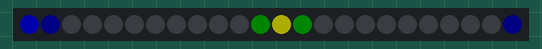
Simulated run of this sketch. Board: Arduino Uno, built with avr-gcc and run on an emulated ATmega328P. Parts: 24 RGB LEDs in strip order, left to right. Dim RGB values are drawn brighter than linear.

Above: at 0.21 s.
At 5.08 s:
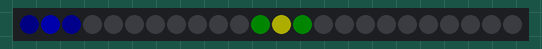
At 9.94 s:
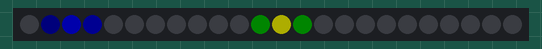
At 19.88 s:
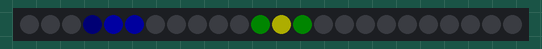
At 29.81 s:
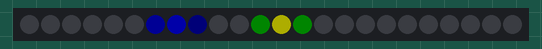
At 39.75 s:
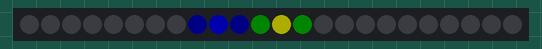

The sketch:

test.ino
```cpp
#include <Adafruit_NeoPixel.h>
#ifdef __AVR__
  #include <avr/power.h>
#endif

#define NUMPIXELS 24
#define PIXEL_PIN 6
#define DEFAULT_BRIGHTNESS 50

Adafruit_NeoPixel pixels = Adafruit_NeoPixel(NUMPIXELS, PIXEL_PIN, NEO_GRB + NEO_KHZ800);

class Color {
  public:
    uint8_t red;
    uint8_t green;
    uint8_t blue;

    Color() {
      red = 0;
      green = 0;
      blue = 0;
    }

    Color(uint64_t hex) {
      red   = (hex >> 16) & 0xFF;
      green = (hex >>  8) & 0xFF;
      blue  = (hex >>  0) & 0xFF;
    }

    Color scale(float brightness) {
      Color c = Color(0);
      c.red = red * brightness;
      c.green = green * brightness;
      c.blue = blue * brightness;
      return c;
    }

    // NOTE: will overflow
    Color plus(Color color) {
      Color c = Color(0);
      c.red = red + color.red;
      c.green = green + color.green;
      c.blue = blue + color.blue;
      return c;
    }

    uint64_t hex() {
      return (red << 16) | (green << 8) | (blue << 0);
    }
};

class CircularPixels {
  private:
    uint64_t _colors[NUMPIXELS];
    float _maxBrightness = 1.0;
    float _spread = 1;
    float _scale = 0.4;

    // TODO: improve performance?
    float gaussianDistribution(float x, float mean, float variance) {
      return 1.0 / sqrt(2.0*M_PI*variance) * pow(M_E, -1.0*(x-mean)*(x-mean)/(2.0*variance));
    }

  public:

    void setSpread(float spread) {
      _spread = spread;
      _scale = 1 / gaussianDistribution(0, 0, _spread); // scale the distribution so the peak is 1.0
    }

    void setMaxBrightness(float b) {
      _maxBrightness = b;
    }

    void clear() {
      for (size_t i = 0; i < NUMPIXELS; i++) {
        _colors[i] = 0;
      }
    }

    // angle: float [0-1) of % of circle to center color
    void setColor(float angle, Color color) {
      for (size_t i = 0; i < NUMPIXELS; i++) {
        float x = (float) i / NUMPIXELS;
        Color current = Color(_colors[i]);
        float normValue =
          // 3 times handles wraps
          (
            gaussianDistribution(x, angle, _spread) +
            gaussianDistribution(x-1.0, angle, _spread) +
            gaussianDistribution(x+1.0, angle, _spread)
          )* _scale;

        _colors[i] = current.plus(color.scale(normValue)).hex();
      }
    }

    void display() {
      Color pixel;
      pixels.clear();
      for (size_t i = 0; i < NUMPIXELS; i++) {
        pixel = Color(_colors[i]);
        pixel.scale(_maxBrightness);
        pixels.setPixelColor(i, pixel.red, pixel.green, pixel.blue);
      }
      pixels.show();
    }
};

CircularPixels cir;

void setup() {
  pixels.begin();
  pixels.setBrightness(DEFAULT_BRIGHTNESS);
  pixels.clear();
  pixels.show();
  Serial.begin(115200);

  cir.setSpread(pow(0.0225, 2)); // determined imperically
  cir.setMaxBrightness(255);
}

Color red = Color(0xff0000);
Color blue = Color(0x00ff00);
Color green = Color(0x0000ff);

void loop() {
  for (uint16_t i = 0; i < 50000; i += 100) {
    cir.clear();
    cir.setColor((float)(i/100)/50000.0, red);
    cir.setColor((float)i/50000.0, green);
    cir.setColor(0.5, blue);
    cir.display();
    delay(100);
  }
}
```
